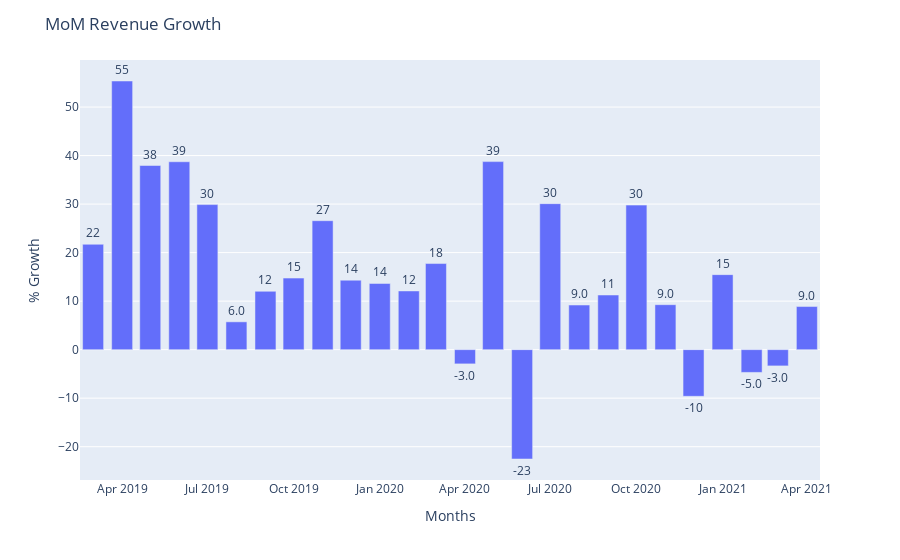

This figure's notebook cell:
### Code cell
#Plotting MoM Growth

fig = px.bar(results,results['Months'],results['Growth']*100,text=round(results['Growth']*100))
fig.update_traces(texttemplate='%{text:.2s}', textposition='outside')
fig.update_xaxes(title= 'Months',ticklen= 5,zeroline= False)
fig.update_yaxes(title= '% Growth',ticklen= 5,zeroline= False) 
fig.update_layout(title_text='MoM Revenue Growth')

fig.show()

### Figure 1 — Plotly figure (JSON) as saved in the notebook; plotly's stock layout.template omitted (floating-point values rounded to 4 significant figures)
{"data": [{"alignmentgroup": "True", "hovertemplate": "Months=%{x}<br>y=%{y}<br>text=%{text}<extra></extra>", "legendgroup": "", "marker": {"color": "#636efa"}, "name": "", "offsetgroup": "", "orientation": "v", "showlegend": false, "text": [22, 55, 38, 39, 30, 6, 12, 15, 27, 14, 14, 12, 18, -3, 39, -23, 30, 9, 11, 30, 9, -10, 15, -5, -3, 9], "textposition": "outside", "texttemplate": "%{text:.2s}", "type": "bar", "x": ["2019-03", "2019-04", "2019-05", "2019-06", "2019-07", "2019-08", "2019-09", "2019-10", "2019-11", "2019-12", "2020-01", "2020-02", "2020-03", "2020-04", "2020-05", "2020-06", "2020-07", "2020-08", "2020-09", "2020-10", "2020-11", "2020-12", "2021-01", "2021-02", "2021-03", "2021-04"], "xaxis": "x", "y": [21.72, 55.37, 37.95, 38.73, 29.9, 5.733, 12.02, 14.75, 26.58, 14.32, 13.64, 12.1, 17.74, -2.933, 38.75, -22.54, 30.09, 9.199, 11.26, 29.79, 9.268, -9.615, 15.46, -4.691, -3.35, 8.884], "yaxis": "y"}], "layout": {"barmode": "relative", "legend": {"tracegroupgap": 0}, "margin": {"t": 60}, "title": {"text": "MoM Revenue Growth"}, "xaxis": {"anchor": "y", "domain": [0, 1], "ticklen": 5, "title": {"text": "Months"}, "zeroline": false}, "yaxis": {"anchor": "x", "domain": [0, 1], "ticklen": 5, "title": {"text": "% Growth"}, "zeroline": false}}}
